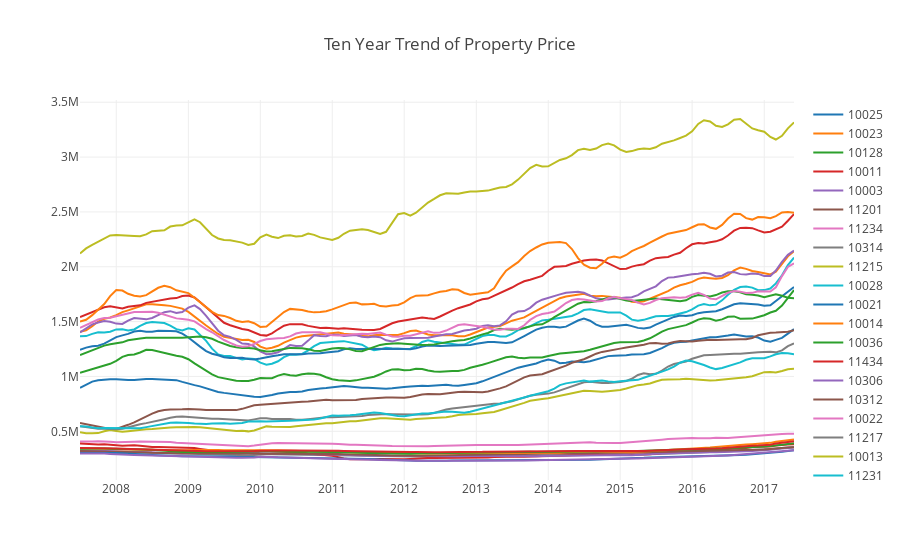

Source (notebook cell):
### Markdown cell above
### 4.2 Visualization of Zillow Dataset

### Code cell
## Ten Year's Trend (zillow_clean)
config = {
    'x':zillow_clean.columns[3:],
    'y':zillow_clean.iloc[:,3:].values,
    'legends':zillow_clean.zipcode.values,
    'title':'Ten Year Trend of Property Price'
}
lib.plot_lines(config)
